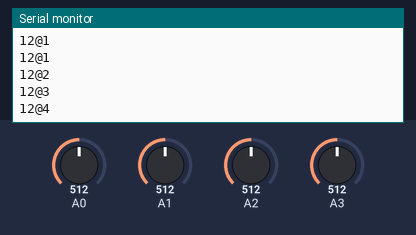
Bench run of a sketch on a simulated Arduino Uno, built with avr-gcc and run on an emulated ATmega328P. Parts: the last lines printed to the serial monitor. Inputs (shaded band) come from the test bench; at power-on: A0 = 512, A1 = 512, A2 = 512, A3 = 512.

Above: at 1.2 s.
1.3 s: A0 set to 716
At 1.9 s:
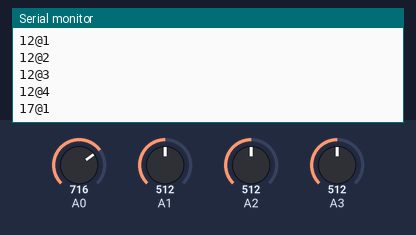
2.8 s: A1 set to 716
At 3.9 s:
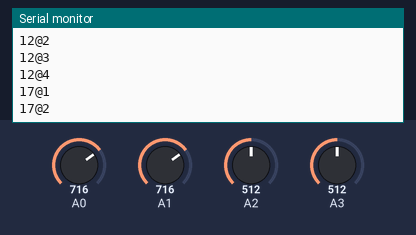
4.3 s: A2 set to 716
At 5.4 s:
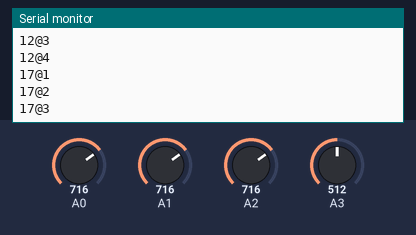
5.8 s: A3 set to 716
At 6.2 s:
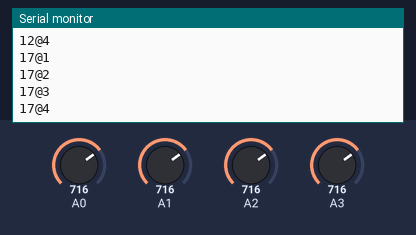
7.3 s: A0 set to 992
At 7.8 s:
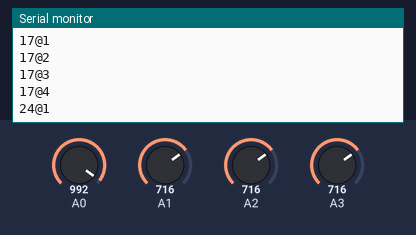
8.8 s: A1 set to 992
At 9.7 s:
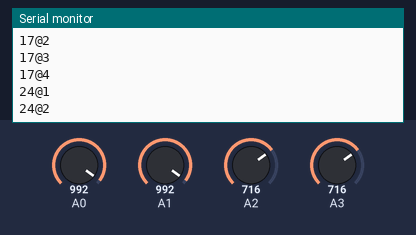
Timing chart, 0 to 11.3 s (numbered marks = the images above; inputs shaded):
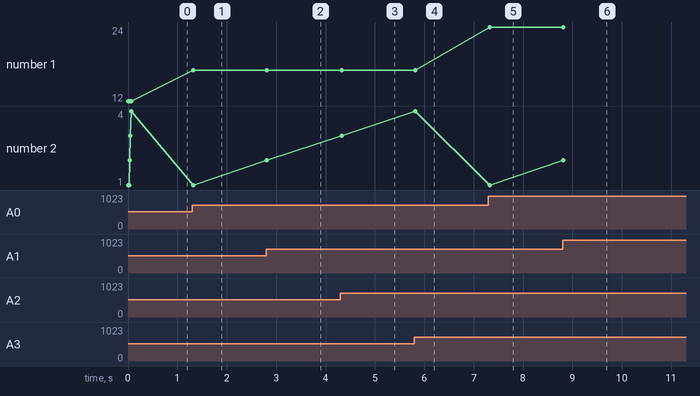

The sketch:

main.ino
```cpp
int pot1 = A0;
int pot2 = A1;
int pot3 = A2;
int pot4 = A3;


int pot1Val = 0;
int pot2Val = 0;
int pot3Val = 0;
int pot4Val = 0;

int InitialValue = 0;

int valA = 0;
int valB = 0;
int valC = 0;


void setup() {
  // put your setup code here, to run once:


  Serial.begin(9600);
  bindToSoftware(pot1);
  bindToSoftware(pot2);
  bindToSoftware(pot3);
  bindToSoftware(pot4);

}

void loop() {
pot1Val = checkForUpdate(pot1, pot1Val, 1);
pot2Val = checkForUpdate(pot2, pot2Val, 2);
pot3Val = checkForUpdate(pot3, pot3Val, 3);
pot4Val = checkForUpdate(pot4, pot4Val, 4);


}
int checkForUpdate(char pin, char pinval, int ID){
  if(readAv(pin)== pinval)  {}
  else{
  Serial.print(readAv(pin));
  Serial.print("@");
  Serial.print(ID);
  Serial.print("\n");
  return readAv(pin);

    }
  }

int readAv(char pin){
  int i;
  int sval = 0;

  for (i = 0; i < 5; i++){
    sval = sval + map(analogRead(pin), 0, 4064, 0, 100);
    delay(1);
  }
  sval = sval / 5;

  return sval;
}

char bindToSoftware(char pin){
  InitialValue = map(analogRead(pin), 0, 4064, 0, 100);
  Serial.print(InitialValue);
  Serial.print("@1");
  Serial.print("\n");

  }
```

Measured:
- after the input at 1.3 s, the serial monitor: prints a new line at once (image 1)
- after the input at 2.8 s, the serial monitor: prints a new line at once (image 2)
- after the input at 4.3 s, the serial monitor: prints a new line at once (image 3)
- after the input at 5.8 s, the serial monitor: prints a new line at once (image 4)
- after the input at 7.3 s, the serial monitor: prints a new line at once (image 5)
- after the input at 8.8 s, the serial monitor: prints a new line at once (image 6)
- plotted number 1: 12 → 17 after the input at 1.3 s, 17 → 24 after the input at 7.3 s
- plotted number 2: 2 → 3 after the input at 4.3 s, 3 → 4 after the input at 5.8 s, 4 → 1 after the input at 7.3 s, 1 → 2 after the input at 8.8 s
